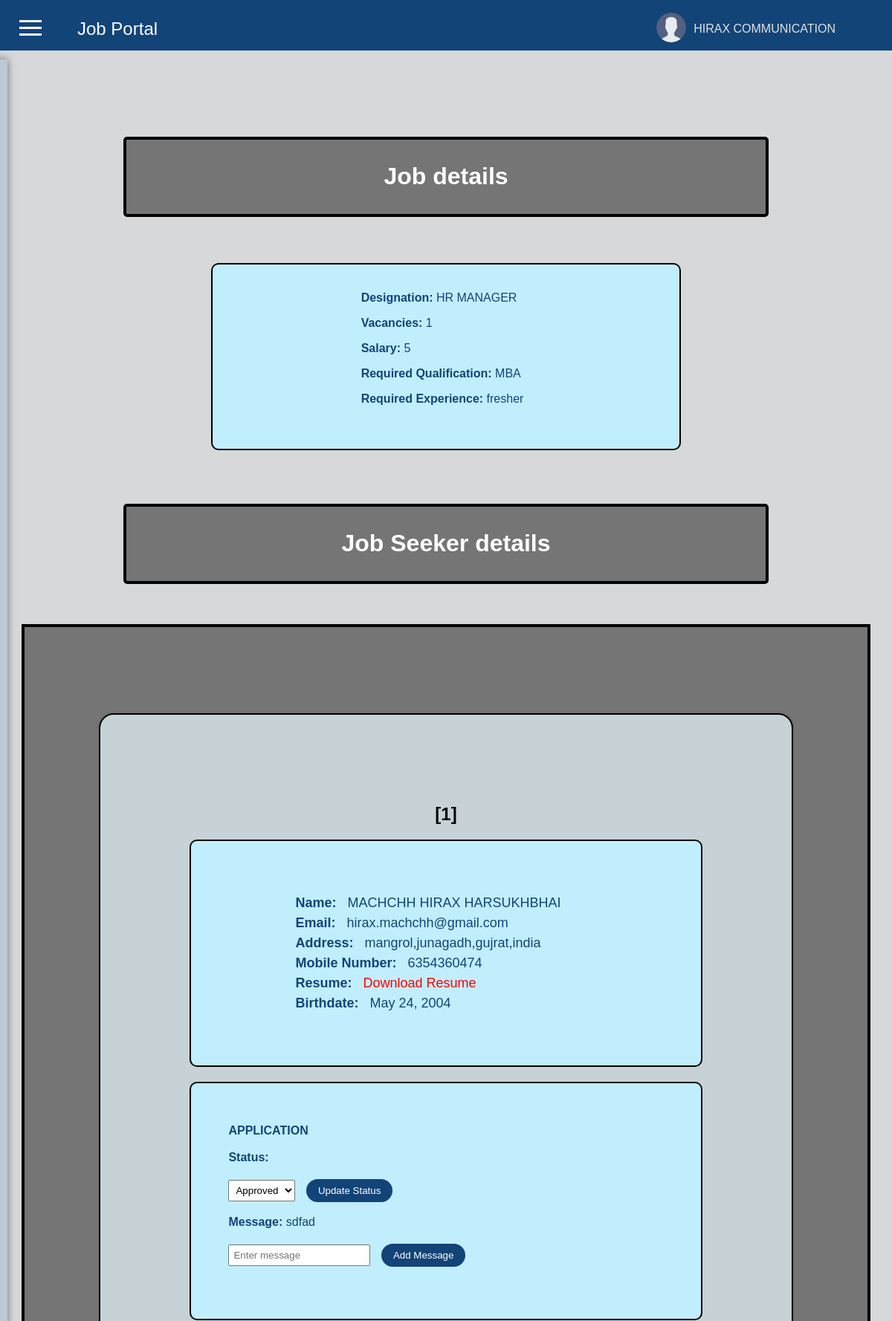
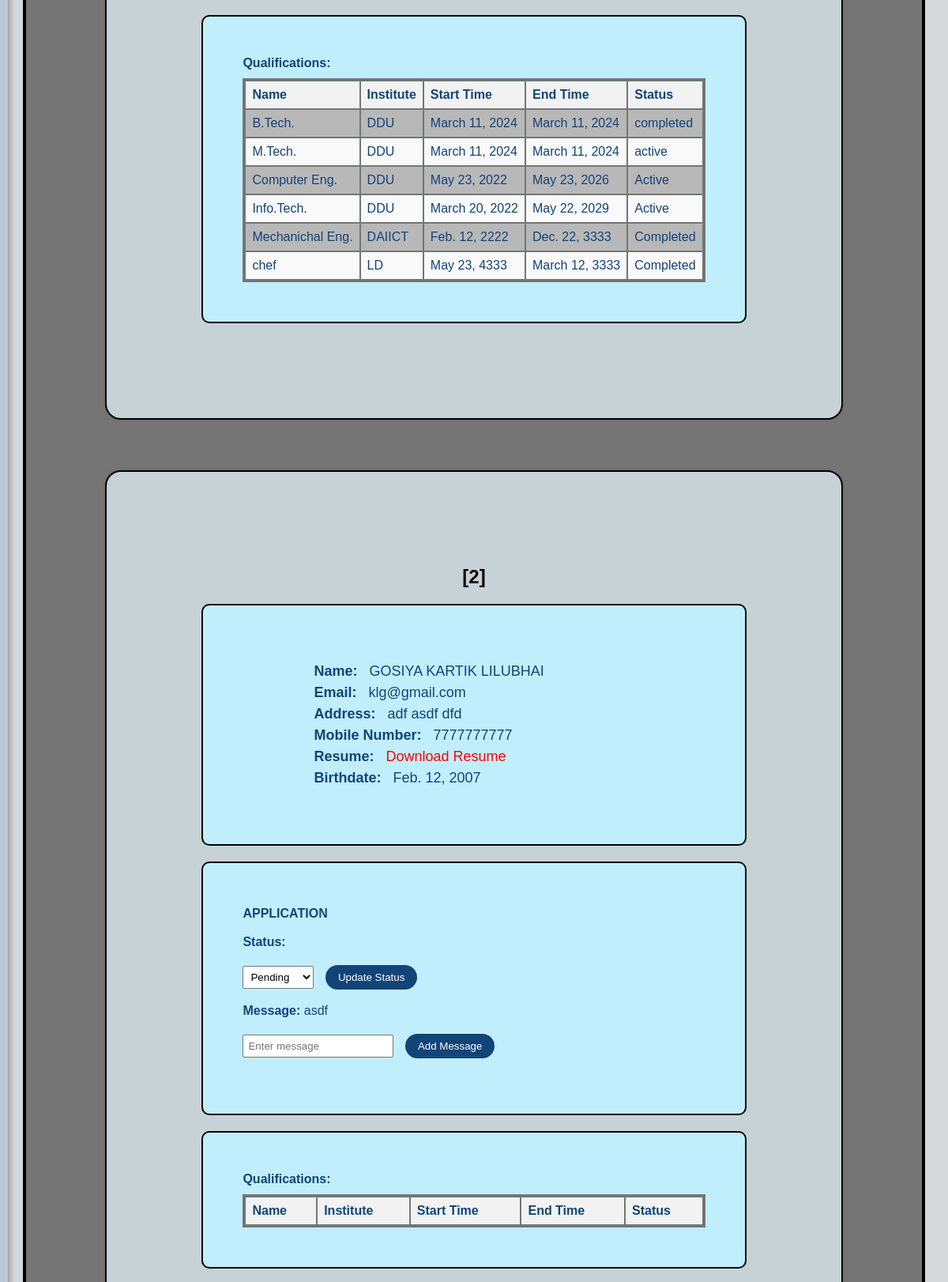
Page /jobseeker_details/1/ (signed in, upper part) on the committed database (2 pictures, top to bottom).
### firstapp/models.py (models this page shows, shortened)
class Employer(models.Model):
    emp_id = models.AutoField(primary_key=True)
    emp_name = models.CharField(max_length=50,null=False)
    username = models.CharField(max_length=20,unique=True,null=False)
    password = models.CharField(max_length=20,null=False)
    emp_email = models.EmailField(max_length=30,unique=True,null=False)
    help_line_no = models.IntegerField(unique=True,null=False)
    industry = models.CharField(max_length=30,null=False)
    location = models.CharField(max_length=100,null=False)
    avg_salary = models.IntegerField(null=False)

class Jobposting(models.Model):
    jp_id = models.AutoField(primary_key=True)
    emp_id = models.ForeignKey(Employer, on_delete=models.CASCADE, to_field='emp_id')
    designation = models.CharField(max_length=50,null=False)
    vacancies = models.IntegerField(null=False)
    salary = models.IntegerField(null=False)
    req_qualification = models.CharField(max_length=120,null=False)
    req_experience = models.CharField(max_length=40,null=False)
    delete_jobpost = models.BooleanField(default=0)

class Jobseeker(models.Model):
    js_id = models.AutoField(primary_key=True)
    js_name = models.CharField(max_length=50,null=False)
    username = models.CharField(max_length=20, unique=True,null=False)
    password = models.CharField(max_length=20,null=False)
    js_email = models.EmailField(max_length=30, unique=True,null=False)
    js_address = models.CharField(max_length=200 , default="your address",null=False)
    mobileno = models.CharField(max_length=10, unique=True,null=False)
    resume = models.FileField(upload_to='Resume/',null=False)
    birthdate = models.DateField(null=True)

class Application(models.Model):
    app_id = models.AutoField(primary_key=True)
    js_id = models.ForeignKey(Jobseeker, on_delete=models.CASCADE, to_field='js_id')
    jp_id = models.ForeignKey(Jobposting, on_delete=models.CASCADE, to_field='jp_id')
    app_date = models.DateField()
    curr_status = models.CharField(max_length=40, default="pending")
    message = models.CharField(max_length=200,null=True)

class Qualification(models.Model):
    qual_id = models.AutoField(primary_key=True)
    js_id = models.ForeignKey(Jobseeker,on_delete=models.CASCADE,to_field='js_id')
    name = models.CharField(max_length=40,null=False)
    institute = models.CharField(max_length=20,null=False)
    start_time = models.DateField(null=False)
    end_time = models.DateField(null=False)
    STATUS_CHOICES = [
        ('active', 'Active'),
        ('completed', 'Completed'),
    ]
    status = models.CharField(max_length=12, choices=STATUS_CHOICES,default='Active')

### firstapp/views.py (the view)
# urls.py: path('jobseeker_details/<int:jp_id>/', views.jobseeker_details, name='jobseeker_details'),
def jobseeker_details(request, jp_id):
    my_value = request.session.get('my_key')
    employer = Employer.objects.get(username=my_value)
    emp_name = employer.emp_name
    print("jp_id:", jp_id)  # Print the received jp_id
    job = get_object_or_404(Jobposting, jp_id=jp_id)
    jobposting = get_object_or_404(Jobposting, jp_id=jp_id)
    applications = Application.objects.filter(jp_id=jobposting)
    jobseeker_details = []
    for application in applications:
            jobseeker = application.js_id
            jobseeker_detail = {
                'js_id': jobseeker.js_id,
                'js_name': jobseeker.js_name,
                'js_email': jobseeker.js_email,
                'js_address': jobseeker.js_address,
                'mobileno': jobseeker.mobileno,
                'resume': jobseeker.resume.url,  # Assuming you want to get the URL of the resume
                'birthdate': jobseeker.birthdate,
                'application_id': application.app_id,
                'curr_status': application.curr_status,
                'message': application.message
            }
            qualifications = Qualification.objects.filter(js_id=jobseeker)
            qualifications_list = []
            for qualification in qualifications:
                qualification_info = {
                    'name': qualification.name,
                    'institute': qualification.institute,
                    'start_time': qualification.start_time,
                    'end_time': qualification.end_time,
                    'status': qualification.status
                }
                qualifications_list.append(qualification_info)
            jobseeker_detail['qualifications'] = qualifications_list
            jobseeker_details.append(jobseeker_detail)
    return render(request, 'e_getdetialsof_jobskeers.html', {'job': job,'jobseeker_details':jobseeker_details,'emp_name':emp_name})

### templates/e_getdetialsof_jobskeers.html (shortened to what this page needs)
<!DOCTYPE html>
<html lang="en">
<head>
    {% load static %}
</head>
<body>
<header class="top-header">
    <div class="container">
        <a href="#" class="logo">Job Portal</a>
        <div class="user-info">
            <div class="user-logo">
                <img src="{% static 'png/user.png' %}" alt="User Logo">
            </div>
            <div class="user-name">{{emp_name}}</div>
        </div>
    </div>
</header>
<button class="toggle-btn" onclick="toggleSidebar()">
    <span class="line"></span>
    <span class="line"></span>
    <span class="line"></span>
</button>
<form method="POST" action="e_menu">
<div class="sidebar">
</div>
</form><br><br><br><br>
<br><br><br><br>
<div class="content-container">
    <div class="h1-container">
<h1>Job details</h1>
    </div>
    <br><br>
<ul>
    <div class="qualification-box1">
        <li>
            <p><strong>Designation:</strong> {{ job.designation }}</p>
            <p><strong>Vacancies:</strong> {{ job.vacancies }}</p>
            <p><strong>Salary:</strong> {{ job.salary }}</p>
            <p><strong>Required Qualification:</strong> {{ job.req_qualification}}</p>
            <p><strong>Required Experience:</strong> {{ job.req_experience }}<br><br>
        </li>
    </div>
        <br><br>
</ul>
<div class="h1-container">
    <h1>Job Seeker details</h1>
</div><br><br><br>
{% if jobseeker_details %}
<div class="job-details-container">
    <ul class="jobseeker-list">
        {% for jobseeker_detail in jobseeker_details %}
        <li class="jobseeker-item">
            <div class="count-container">
                <h2><strong>[{{ forloop.counter }}]</strong></h2>
            </div>
            <div class="qualification-box">
                <div class="details-container">
                    <strong>Name: </strong><span>{{ jobseeker_detail.js_name }}</span><br>
                    <strong>Email: </strong><span>{{ jobseeker_detail.js_email }}</span><br>
                    <strong>Address: </strong><span>{{ jobseeker_detail.js_address }}</span><br>
                    <strong>Mobile Number: </strong><span>{{ jobseeker_detail.mobileno }}</span><br>
                    <strong>Resume: </strong><span><a href="{{ jobseeker_detail.resume }}">Download Resume</a></span><br>
                    <strong>Birthdate: </strong><span>{{ jobseeker_detail.birthdate }}</span><br>
                </div>
            </div>
            <ul>
                <div class="qualification-box">
                    <li>
                        <strong>APPLICATION</strong><br><br>
                        <strong>Status:</strong>
                        <form action="{% url 'update_status' jobseeker_detail.application_id %}" method="post">
                            <select name="curr_status">
                                <option value="pending" {% if jobseeker_detail.curr_status == 'pending' %} selected {% endif %}>Pending</option>
                                <option value="approved" {% if jobseeker_detail.curr_status == 'approved' %} selected {% endif %}>Approved</option>
                            </select>
                            <button type="submit">Update Status</button>
                        </form><BR>
                        <strong>Message:</strong> {{ jobseeker_detail.message }}<br>
                        <form action="{% url 'add_message' jobseeker_detail.application_id %}" method="post">
                            <input type="text" name="message" placeholder="Enter message">
                            <button type="submit">Add Message</button>
                        </form>
                    </li>
                </div>
            </ul>
            <div class="qualification-box">
                <strong>Qualifications:</strong><br>
                <ul>
                    <div class="qualification-table">
                        <table>
                            <thead>
                                <tr>
                                    <th>Name</th>
                                    <th>Institute</th>
                                    <th>Start Time</th>
                                    <th>End Time</th>
                                    <th>Status</th>
                                </tr>
                            </thead>
                            <tbody>
                                {% for qualification in jobseeker_detail.qualifications %}
                                <tr>
                                    <td>{{ qualification.name }}</td>
                                    <td>{{ qualification.institute }}</td>
                                    <td>{{ qualification.start_time }}</td>
                                    <td>{{ qualification.end_time }}</td>
                                    <td>{{ qualification.status }}</td>
                                </tr>
                                {% endfor %}
                            </tbody>
                        </table>
                    </div>
                </ul>
            </div>
        </li>
        <br><br><br>
        {% endfor %}
    </ul>
</div>
{% else %}
    <p>No jobseeker details found.</p>
{% endif %}
</body>
</html>

### templates/e_getdetialsof_jobskeers.html (style rules this page uses)
body { margin: 0; background-color:#D7D8DA ; font-family: Arial, sans-serif; }
.top-header { top:0; height:40px; width:100%; position: fixed; z-index: 1000; background-color: #124478 ; color: #fff; padding: 14px; display: flex; align-items: center; }
.top-header .container { position:fixed; display: flex; justify-content: space-between; align-items: center; width: 100%; padding:20px 10px 10px 20px; }
.logo { color: #ffffff; text-decoration: none; font-size: 24px; margin-left: 70px; }
.user-info { display: flex; align-items: center; margin-right:50px; }
.user-logo img { width: 40px; height: 40px; border-radius: 50%; margin-right:10px; }
.user-name { color: #e2e2e2; font-size: 16px; margin-right:60px; }
.sidebar { position: fixed; top: 80px; left: -350px; height: 100%; width: 300px; background-color:#BBC8D7 ; padding: 30px; box-shadow: 0 0 10px rgba(0, 0, 0, 0.5); transition: left 0.3s ease-in-out; z-index: 1000; }
.toggle-btn { position:fixed; top: 20px; left: 20px; background-color: transparent; border: none; cursor: pointer; z-index: 1000; }
.line { display: block; width: 30px; height: 3px; background-color: #fff; margin: 6px auto; transition: background-color 0.3s ease; }
body { margin: 0; background-color: #D7D8DA; font-family: Arial, sans-serif; }
h1 { text-align: center; color:white; background-color: #757575; }
.h1-container { width: 70%; background-color:#757575 ; padding: 10px; border-radius: 5px; border: 4px solid #000000; display: flex; justify-content: center; align-items: center; }
ul { list-style-type: none; padding: 0; }
ul li { margin-bottom: 20px; }
ul li p { margin-right:10px; }
ul li ul { margin-top: 10px; }
ul li ul li { margin-top: 5px; }
form { margin-top: 20px; }
form input[type="text"], form select { padding: 5px; margin-right: 10px; }
form button, form input[type="submit"] { padding: 8px 16px; border: none; border-radius: 20px; background-color: #124478; color: #fff; cursor: pointer; transition: background-color 0.3s ease; }
a { color: red; text-decoration: none; }
.content-container { display: flex; justify-content: center; align-items: center; flex-direction: column; margin-top: 20px; }
.job-details-container { background-color:#757575 ; padding: 100px; margin-bottom:40px; border: 4px solid #000000; }
.jobseeker-list { list-style-type: none; padding: 0; }
.jobseeker-item { background-color: #C7D2D6; padding:100px; margin-bottom: 10px; border-radius: 20px; border: 2px solid #000000; box-shadow: 0 0 5px rgba(0, 0, 0, 0.1); }
.qualification-box { background-color:#C1EEFD ; color: #124478; padding: 50px; margin:20px 20px 20px 20px; border-radius: 10px; border: 2px solid #000000; margin-top: 10px; }
.qualification-box1 { background-color:#C1EEFD ; color: #124478; padding: 20px 200px 20px 200px; margin:20px 20px 20px 20px; border-radius: 10px; border: 2px solid #000000; margin-top: 10px; }
.details-container { margin-left:70px; padding: 20px; font-size: 18px; line-height: 1.5; }
.details-container span { margin-left: 10px; }
.qualification-table table { width: 100%; border-collapse: collapse; border: 4px solid #737576; }
.qualification-table th, .qualification-table td { padding: 8px; text-align: left; border: 2px solid #737576; }
.qualification-table th { background-color: #f2f2f2; font-weight: bold; }
.qualification-table tbody tr:nth-child(even) { background-color: #f9f9f9; }
.qualification-table tbody tr:nth-child(odd) { background-color: #B8B8B8; }
.count-container { text-align: center; margin-bottom: 10px; }

### rows in the picture
Employer: emp_name "HIRAX COMMUNICATION"
Jobposting: designation "HR MANAGER", vacancies "1", salary "5", req_qualification "MBA", req_experience "fresher"
Jobseeker: js_name "MACHCHH HIRAX HARSUKHBHAI", js_email "hirax.machchh@gmail.com", js_address "mangrol,junagadh,gujrat,india", mobileno "6354360474", birthdate "May 24, 2004"
Application: curr_status "Approved", message "sdfad"
Qualification: name "B.Tech.", institute "DDU", start_time "March 11, 2024", end_time "March 11, 2024", status "completed"
Qualification: name "M.Tech.", institute "DDU", start_time "March 11, 2024", end_time "March 11, 2024", status "active"
Qualification: name "Computer Eng.", institute "DDU", start_time "May 23, 2022", end_time "May 23, 2026", status "Active"
Qualification: name "Info.Tech.", institute "DDU", start_time "March 20, 2022", end_time "May 22, 2029", status "Active"
Qualification: name "Mechanichal Eng.", institute "DAIICT", start_time "Feb. 12, 2222", end_time "Dec. 22, 3333", status "Completed"
Qualification: name "chef", institute "LD", start_time "May 23, 4333", end_time "March 12, 3333", status "Completed"
Jobseeker: js_name "GOSIYA KARTIK LILUBHAI", js_email "klg@gmail.com", js_address "adf asdf dfd", mobileno "7777777777", birthdate "Feb. 12, 2007"
Application: curr_status "Pending", message "asdf"
